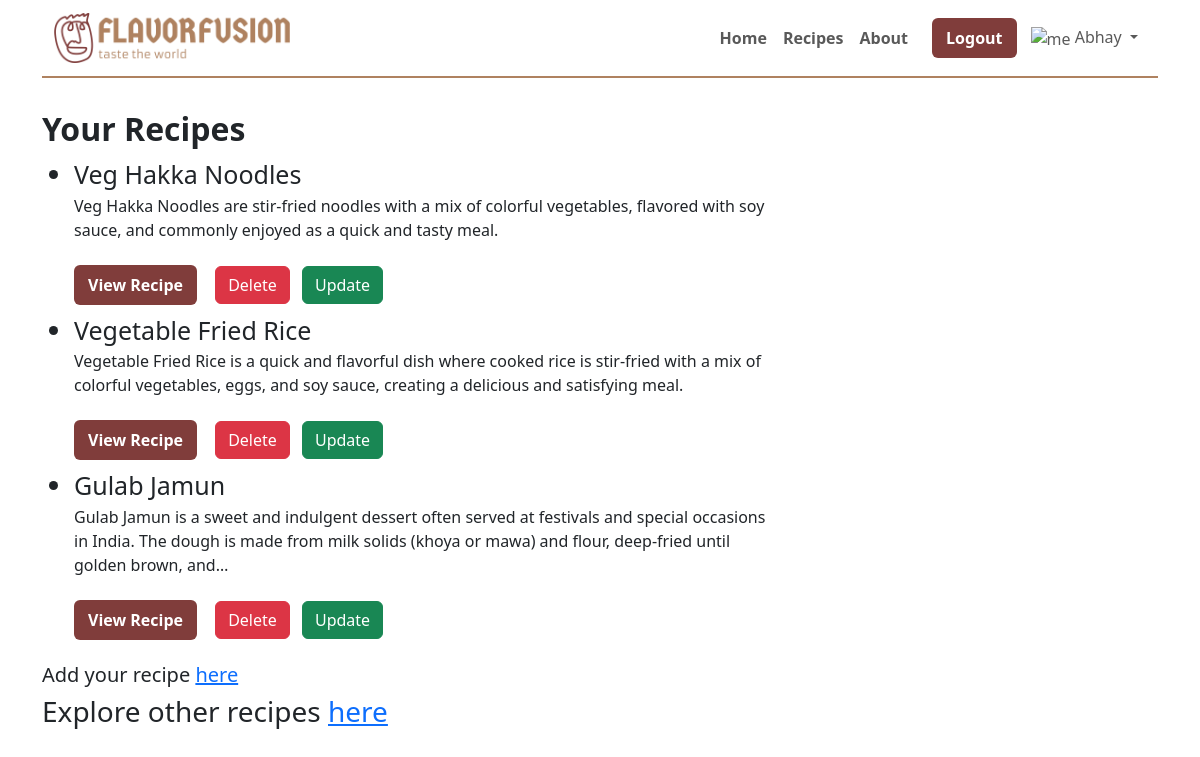
Page /list_recipe/ (signed in) on the committed database.
### Recipes/models.py (models this page shows, shortened)
class Recipe(models.Model):
    title = models.CharField(max_length=200)
    user = models.ForeignKey(User, on_delete=models.SET_NULL, null=True, blank=True)
    description = models.TextField()
    ingredients = models.TextField()
    instructions = models.TextField()
    time_to_cook = models.IntegerField()
    date_created = models.DateTimeField(auto_now_add=True)
    date_modified = models.DateTimeField(auto_now=True)
    recepie_image = models.ImageField(upload_to="recepie")

### Recipes/views.py (the view)
# urls.py: path('list_recipe/', list_recipe, name="list_recipe"),
@login_required
def list_recipe(request):
    user = request.user
    user_recipes = Recipe.objects.filter(user=user)
    context = {
        'user': user,
        'user_recipes': user_recipes,
    }
    return render(request, 'list_recipe.html', context)

### Recipes/templates/list_recipe.html
{% extends 'base.html' %}
{% block start %}
<br>
    <h2 style="font-weight: bold;">Your Recipes</h2>
    {% if user_recipes %}
        <ul>
            {% for recipe in user_recipes %}
                <li style="font-size: 25px;">{{ recipe.title }}</li>
                <p style="max-width: 700px;">{{recipe.description | truncatechars:200}}</p>
                <a href="{% url 'recipe' recipe.pk %}" class="btn btn-custom">View Recipe</a>
                <a href="/delete_recipe/{{recipe.id}}" class="btn btn-danger m-2">Delete</a>
                <a href="/update_recipe/{{recipe.id}}" class="btn btn-success">Update</a>
            {% endfor %}
        </ul>
    {% else %}
        <p>Sorry, you haven't added any recipes yet.</p>
    {% endif %}
    <h5>Add your recipe <a href="{% url 'add_recipe' %}">here</a></h5>
    <h3>Explore other recipes <a href="{% url 'recipes' %}">here</a></h3>
{% endblock %}

### Home/templates/base.html (shortened to what this page needs)
{% load static %}
<!doctype html>
<html lang="en">
<head>
    <link href="https://cdn.jsdelivr.net/npm/bootstrap@5.3.3/dist/css/bootstrap.min.css" rel="stylesheet"
>
    <link rel="stylesheet" href="{% static 'style.css' %}">
</head>
<body>
    <div class="container">
        <nav class="navbar navbar-expand-lg" style="background-color: #fff; border-bottom: 2px solid #AF8260;">
            <div class="container-fluid">
                <a class="navbar-brand" href="/"><img src="{% static 'logo.png' %}" style="height: 50px;"></a>
                <div class="collapse navbar-collapse" id="navbarSupportedContent">
                    <ul class="navbar-nav ms-auto mb-2 mb-lg-0 " style="align-items: center;">
                        <li class="nav-item">
                            <a class="nav-link" aria-current="page" href="{% url 'home' %}"
                                style="font-weight: bold;">Home</a>
                        </li>
                        <li class="nav-item ">
                            <a class="nav-link" href="{% url 'recipes' %}" style="font-weight: bold;">Recipes</a>
                        </li>
                        <li class="nav-item me-3">
                            <a class="nav-link" href="{% url 'about' %}" style="font-weight: bold;">About</a>
                        </li>
                        {% if request.user.is_authenticated %}
                        <a href="/logout/"><button class="btn btn-custom" type="submit">Logout</button></a>
                        <li class="nav-item dropdown">
                            <a class="nav-link dropdown-toggle" href="#" id="navbarDropdown" role="button" data-bs-toggle="dropdown" aria-expanded="false">
                                <span>
                                    <img src="{% static 'abstract-user-flat-3.svg' %}" alt="me" style="width: 40px;">
                                    <span class="username">{{ user.username }}</span>
                                </span>
                            </a>
                        </li>
                        {% endif %}
                    </ul>
                </div>
            </div>
        </nav>
    </div>
    <div class="container my-2">
        {% block start %}
        {% endblock %}
    </div>
</body>
</html>

### Home/static/style.css (style rules this page uses)
.btn-custom { color: #fff; background-color: #803D3B; font-weight: 700; border-width: 2px; margin-right: 6px; }

### rows in the picture
Recipe: title "Veg Hakka Noodles", description "Veg Hakka Noodles are stir-fried noodles with a mix of colorful vegetables, flavored with soy sauce, and commonly enjoyed as a quick and tasty meal."
Recipe: title "Vegetable Fried Rice", description "Vegetable Fried Rice is a quick and flavorful dish where cooked rice is stir-fried with a mix of colorful vegetables, eggs, and soy sauce, creating a delicious and satisfying meal."
Recipe: title "Gulab Jamun", description "Gulab Jamun is a sweet and indulgent dessert often served at festivals and special occasions in India. The dough is made from milk solids (khoya or mawa) and flour, deep-fried until golden brown, and…"

### other values in the picture
{{ user.username }} "Abhay"
